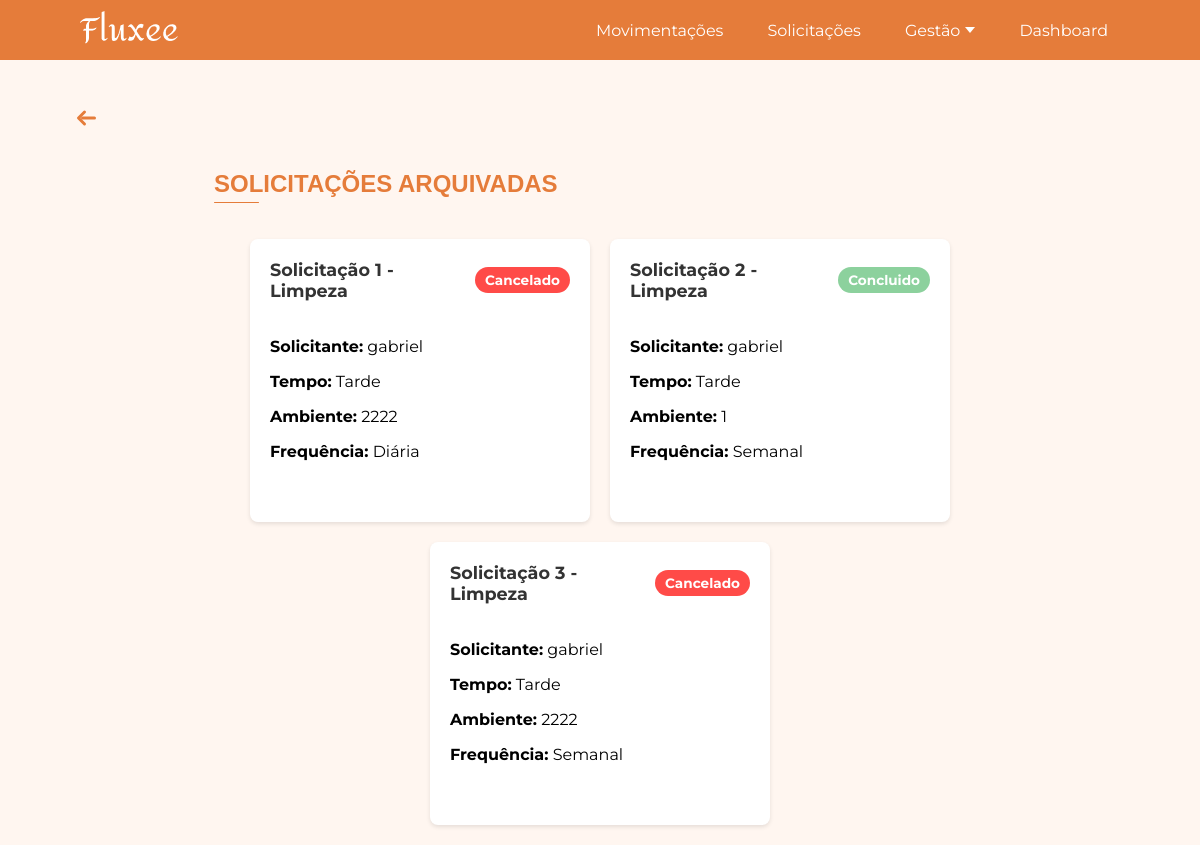
The app's page /solicitacoes/arquivadas/ (signed in) with its own data.
### app/models.py (models this page shows, shortened)
class SolicitacaoLimpeza(db.Model):
    __tablename__ = 'solicitacao_limpeza'
    id = db.Column(db.Integer, primary_key=True)
    solicitante = db.Column(db.String(200))
    servico_id = db.Column(db.Integer, db.ForeignKey('services.id'), nullable=True)
    tempo = db.Column(db.String)
    ambiente = db.Column(db.String)
    frequencia = db.Column(db.String)
    status = db.Column(db.String(50), nullable=False, default="Aguardando")

### app/view.py (the view)
@app.route('/solicitacoes/arquivadas/')
@login_required
def solicitacoes_arquivadas():
    solicitacoes_produto_models = Solicitacao.query.options(db.joinedload(Solicitacao.disciplina), db.joinedload(Solicitacao.produto)).filter(Solicitacao.status.in_(["Concluido", "Cancelado"])).all()
    solicitacoes_produto_dto = [
        SolicitacaoProdutoDTO(
            id=s.id,
            nome=s.nome,
            disciplina_nome=s.disciplina.nome if s.disciplina else "N/A",
            produto_nome=s.produto.nome if s.produto else "N/A",
            quantidade=s.quantidade,
            data_limite=s.data_limite,
            finalidade=s.finalidade,
            status=s.status
        ) for s in solicitacoes_produto_models
    ]
    solicitacoes_transporte_models = SolicitacaoTransporte.query.filter(SolicitacaoTransporte.status.in_(["Concluido", "Cancelado"])).all()
    solicitacoes_transporte_dto = [
        SolicitacaoTransporteDTO(
            id=s.id,
            solicitante=s.solicitante,
            servico_id=s.servico_id,
            data_saida=s.data_saida,
            data_retorno=s.data_retorno,
            quantidade_de_onibus=s.quantidade_de_onibus,
            horario_de_saida=s.horario_de_saida,
            horario_de_chegada=s.horario_de_chegada,
            status=s.status
        ) for s in solicitacoes_transporte_models
    ]
    solicitacoes_seguranca_models = SolicitacaoSeguranca.query.filter(SolicitacaoSeguranca.status.in_(["Concluido", "Cancelado"])).all()
    solicitacoes_seguranca_dto = [
        SolicitacaoSegurancaDTO(
            id=s.id,
            solicitante=s.solicitante,
            servico_id=s.servico_id,
            data_inicio=s.data_inicio,
            area_atuacao=s.area_atuacao,
            turno=s.turno,
            status=s.status
        ) for s in solicitacoes_seguranca_models
    ]
    solicitacoes_limpeza_models = SolicitacaoLimpeza.query.filter(SolicitacaoLimpeza.status.in_(["Concluido", "Cancelado"])).all()
    solicitacoes_limpeza_dto = [
        SolicitacaoLimpezaDTO(
            id=s.id,
            solicitante=s.solicitante,
            servico_id=s.servico_id,
            tempo=s.tempo,
            ambiente=s.ambiente,
            frequencia=s.frequencia,
            status=s.status
        ) for s in solicitacoes_limpeza_models
    ]
    solicitacoes = solicitacoes_produto_dto + solicitacoes_transporte_dto + solicitacoes_seguranca_dto + solicitacoes_limpeza_dto
    return render_template(
        'solicitacoes_arquivadas.html',
        solicitacoes=solicitacoes,
    )

### app/models.py (called while the page is built)
@login_manager.user_loader
def load_user(user_id):
    return User.query.get(int(user_id))

### app/templates/solicitacoes_arquivadas.html (shortened to what this page needs)
<!DOCTYPE html>
<html lang="pt-BR">
<head>
    <link rel="stylesheet" href="{{ url_for('static', filename='css/home.css') }}">
    <link rel="stylesheet" href="{{ url_for('static', filename='css/solicitacoes.css') }}">
</head>
<body>
    {% include 'componentes/alertas/alerta_sucesso.html' %}
    {% include 'componentes/header/header.html' %}
{% with texto="SOLICITAÇÕES ARQUIVADAS" %}
        {% include 'componentes/titulos/titulo.html' %}
    {% endwith %}
    <div class="solicitacoes-container">
        {% for solicitacao in solicitacoes %}
            {% include 'componentes/cards/card_solicitacao.html' %}
        {% endfor %}
    </div>
</body>
</html>

### app/templates/componentes/cards/card_solicitacao.html (shortened to what this page needs)
<div class="solicitacao-card">
    <div class="header">
        <span class="id-solicitacao">Solicitação {{ solicitacao.id }} - {{ solicitacao.categoria }}</span>
        <span class="status {{ solicitacao.status | lower }}">{{ solicitacao.status }}</span>
    </div>
    <div class="content">
        <p><strong>Solicitante:</strong> {{ solicitacao.solicitante }}</p>
        {% if solicitacao.categoria == "Transporte" %}
            <p><strong>Data de Saída:</strong> {{ solicitacao.data_saida }}</p>
            <p><strong>Data de Retorno:</strong> {{ solicitacao.data_retorno }}</p>
            <p><strong>Ônibus:</strong> {{ solicitacao.quantidade_de_onibus }}</p>
            <p><strong>Horário Saída:</strong> {{ solicitacao.horario_de_saida }}</p>
            <p><strong>Horário Chegada:</strong> {{ solicitacao.horario_de_chegada }}</p>
        {% elif solicitacao.categoria == "Limpeza" %}
            <p><strong>Tempo:</strong> {{ solicitacao.tempo }}</p>
            <p><strong>Ambiente:</strong> {{ solicitacao.ambiente }}</p>
            <p><strong>Frequência:</strong> {{ solicitacao.frequencia }}</p>
        {% elif solicitacao.categoria == "Segurança" %}
            <p><strong>Data de Início:</strong> {{ solicitacao.data_inicio }}</p>
            <p><strong>Área de Atuação:</strong> {{ solicitacao.area_atuacao }}</p>
            <p><strong>Turno:</strong> {{ solicitacao.turno }}</p>
        {% elif solicitacao.categoria == "Produto" %}
            <p><strong>Nome:</strong> {{ solicitacao.nome }}</p>
            <p><strong>Finalidade:</strong> {{ solicitacao.finalidade }}</p>
        {% endif %}
    </div>
</div>

### app/static/css/home.css (style rules this page uses)
html, body { margin: 0; padding: 0; font-family: 'Montserrat', Arial, sans-serif; background-color: #FFF6F0; }

### app/static/css/solicitacoes.css (style rules this page uses)
.solicitacoes-container { width: 80%; margin-inline: auto ; display: flex; flex-wrap: wrap; gap: 20px; padding: 20px; justify-content: center; }
.solicitacao-card { background-color: #fff; border-radius: 8px; box-shadow: 0 2px 4px rgba(0, 0, 0, 0.1); width: 300px; padding: 20px; display: flex; flex-direction: column; gap: 10px; }
.solicitacao-card .header { display: flex; justify-content: space-between; align-items: center; margin-bottom: 10px; }
.solicitacao-card .id-solicitacao { font-size: 1.1em; font-weight: bold; color: #333; }
.solicitacao-card .status { padding: 5px 10px; border-radius: 20px; font-size: 0.85em; font-weight: bold; color: #fff; }
.solicitacao-card .status.cancelado { background-color: #ff4b48; }
.solicitacao-card .status.concluido { background-color: #8cd19d; }
.solicitacao-card .content { margin-bottom: 15px; }

### records on screen
SolicitacaoLimpeza: id "1", categoria "Limpeza", status "Cancelado", solicitante "gabriel", tempo "Tarde", ambiente "2222", frequencia "Diária"
SolicitacaoLimpeza: id "2", categoria "Limpeza", status "Concluido", solicitante "gabriel", tempo "Tarde", ambiente "1", frequencia "Semanal"
SolicitacaoLimpeza: id "3", categoria "Limpeza", status "Cancelado", solicitante "gabriel", tempo "Tarde", ambiente "2222", frequencia "Semanal"

### other values on screen
{{ texto }} "SOLICITAÇÕES ARQUIVADAS"
